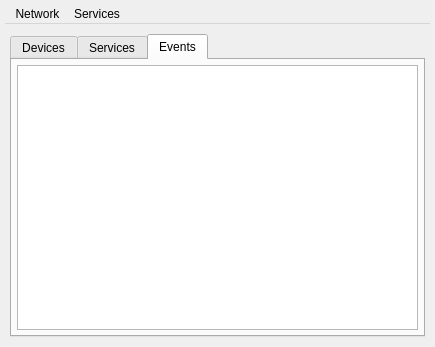
<?xml version="1.0" encoding="UTF-8"?>
<ui version="4.0">
 <class>UPNPDevice</class>
 <widget class="QDialog" name="UPNPDevice">
  <property name="geometry">
   <rect>
    <x>0</x>
    <y>0</y>
    <width>435</width>
    <height>347</height>
   </rect>
  </property>
  <property name="windowTitle">
   <string>chupnp</string>
  </property>
  <layout class="QVBoxLayout" name="verticalLayout">
   <property name="spacing">
    <number>5</number>
   </property>
   <property name="leftMargin">
    <number>5</number>
   </property>
   <property name="topMargin">
    <number>5</number>
   </property>
   <property name="rightMargin">
    <number>5</number>
   </property>
   <property name="bottomMargin">
    <number>5</number>
   </property>
   <item>
    <widget class="QMenuBar" name="menuBar">
     <widget class="QMenu" name="menuNetwork">
      <property name="title">
       <string>Network</string>
      </property>
      <addaction name="rescan"/>
     </widget>
     <widget class="QMenu" name="menuAction">
      <property name="title">
       <string>Services</string>
      </property>
      <addaction name="update"/>
      <addaction name="export_2"/>
      <addaction name="separator"/>
      <addaction name="copyURI"/>
      <addaction name="playlist"/>
      <addaction name="separator"/>
      <addaction name="search"/>
     </widget>
     <addaction name="menuNetwork"/>
     <addaction name="menuAction"/>
    </widget>
   </item>
   <item>
    <layout class="QGridLayout" name="gridLayout">
     <property name="leftMargin">
      <number>5</number>
     </property>
     <property name="topMargin">
      <number>5</number>
     </property>
     <property name="rightMargin">
      <number>5</number>
     </property>
     <property name="bottomMargin">
      <number>5</number>
     </property>
     <property name="spacing">
      <number>5</number>
     </property>
     <item row="0" column="0">
      <widget class="QTabWidget" name="m_tabWidget">
       <property name="currentIndex">
        <number>2</number>
       </property>
       <widget class="QWidget" name="tab_1">
        <attribute name="title">
         <string>Devices</string>
        </attribute>
        <layout class="QGridLayout" name="gridLayout_2">
         <property name="leftMargin">
          <number>5</number>
         </property>
         <property name="topMargin">
          <number>5</number>
         </property>
         <property name="rightMargin">
          <number>5</number>
         </property>
         <property name="bottomMargin">
          <number>5</number>
         </property>
         <property name="spacing">
          <number>5</number>
         </property>
         <item row="0" column="0">
          <widget class="QTreeWidget" name="upnpDevices">
           <property name="alternatingRowColors">
            <bool>true</bool>
           </property>
           <property name="iconSize">
            <size>
             <width>32</width>
             <height>32</height>
            </size>
           </property>
           <property name="uniformRowHeights">
            <bool>true</bool>
           </property>
           <property name="animated">
            <bool>true</bool>
           </property>
           <property name="headerHidden">
            <bool>true</bool>
           </property>
           <column>
            <property name="text">
             <string/>
            </property>
           </column>
           <item>
            <property name="text">
             <string>Servers</string>
            </property>
            <property name="icon">
             <iconset>
              <normaloff>:/resources/server.png</normaloff>:/resources/server.png</iconset>
            </property>
           </item>
           <item>
            <property name="text">
             <string>Renderers</string>
            </property>
            <property name="icon">
             <iconset>
              <normaloff>:/resources/renderer.png</normaloff>:/resources/renderer.png</iconset>
            </property>
           </item>
           <item>
            <property name="text">
             <string>Others</string>
            </property>
            <property name="icon">
             <iconset>
              <normaloff>:/resources/otherdevices.png</normaloff>:/resources/otherdevices.png</iconset>
            </property>
           </item>
          </widget>
         </item>
        </layout>
       </widget>
       <widget class="QWidget" name="tab_2">
        <attribute name="title">
         <string>Services</string>
        </attribute>
        <layout class="QGridLayout" name="gridLayout_3">
         <property name="leftMargin">
          <number>5</number>
         </property>
         <property name="topMargin">
          <number>5</number>
         </property>
         <property name="rightMargin">
          <number>5</number>
         </property>
         <property name="bottomMargin">
          <number>5</number>
         </property>
         <property name="spacing">
          <number>5</number>
         </property>
         <item row="0" column="0">
          <widget class="QTreeWidget" name="upnpServices">
           <property name="selectionMode">
            <enum>QAbstractItemView::ExtendedSelection</enum>
           </property>
           <property name="uniformRowHeights">
            <bool>true</bool>
           </property>
           <property name="animated">
            <bool>true</bool>
           </property>
           <property name="expandsOnDoubleClick">
            <bool>false</bool>
           </property>
           <attribute name="headerVisible">
            <bool>false</bool>
           </attribute>
           <column>
            <property name="text">
             <string notr="true">1</string>
            </property>
           </column>
          </widget>
         </item>
        </layout>
       </widget>
       <widget class="QWidget" name="tab">
        <attribute name="title">
         <string>Events</string>
        </attribute>
        <layout class="QGridLayout" name="gridLayout_4">
         <property name="leftMargin">
          <number>5</number>
         </property>
         <property name="topMargin">
          <number>5</number>
         </property>
         <property name="rightMargin">
          <number>5</number>
         </property>
         <property name="bottomMargin">
          <number>5</number>
         </property>
         <property name="spacing">
          <number>5</number>
         </property>
         <item row="0" column="0">
          <widget class="QTreeWidget" name="upnpEvents">
           <attribute name="headerVisible">
            <bool>false</bool>
           </attribute>
           <column>
            <property name="text">
             <string notr="true">1</string>
            </property>
           </column>
          </widget>
         </item>
        </layout>
       </widget>
      </widget>
     </item>
    </layout>
   </item>
  </layout>
  <action name="rescan">
   <property name="text">
    <string>Rescan the network</string>
   </property>
  </action>
  <action name="update">
   <property name="text">
    <string>Update</string>
   </property>
  </action>
  <action name="export_2">
   <property name="text">
    <string>Export</string>
   </property>
  </action>
  <action name="playlist">
   <property name="text">
    <string>Save for playlist</string>
   </property>
  </action>
  <action name="copyURI">
   <property name="text">
    <string>Copy URI to clipboard</string>
   </property>
  </action>
  <action name="search">
   <property name="text">
    <string>Search</string>
   </property>
  </action>
 </widget>
 <layoutdefault spacing="6" margin="11"/>
 <resources/>
 <connections/>
</ui>
